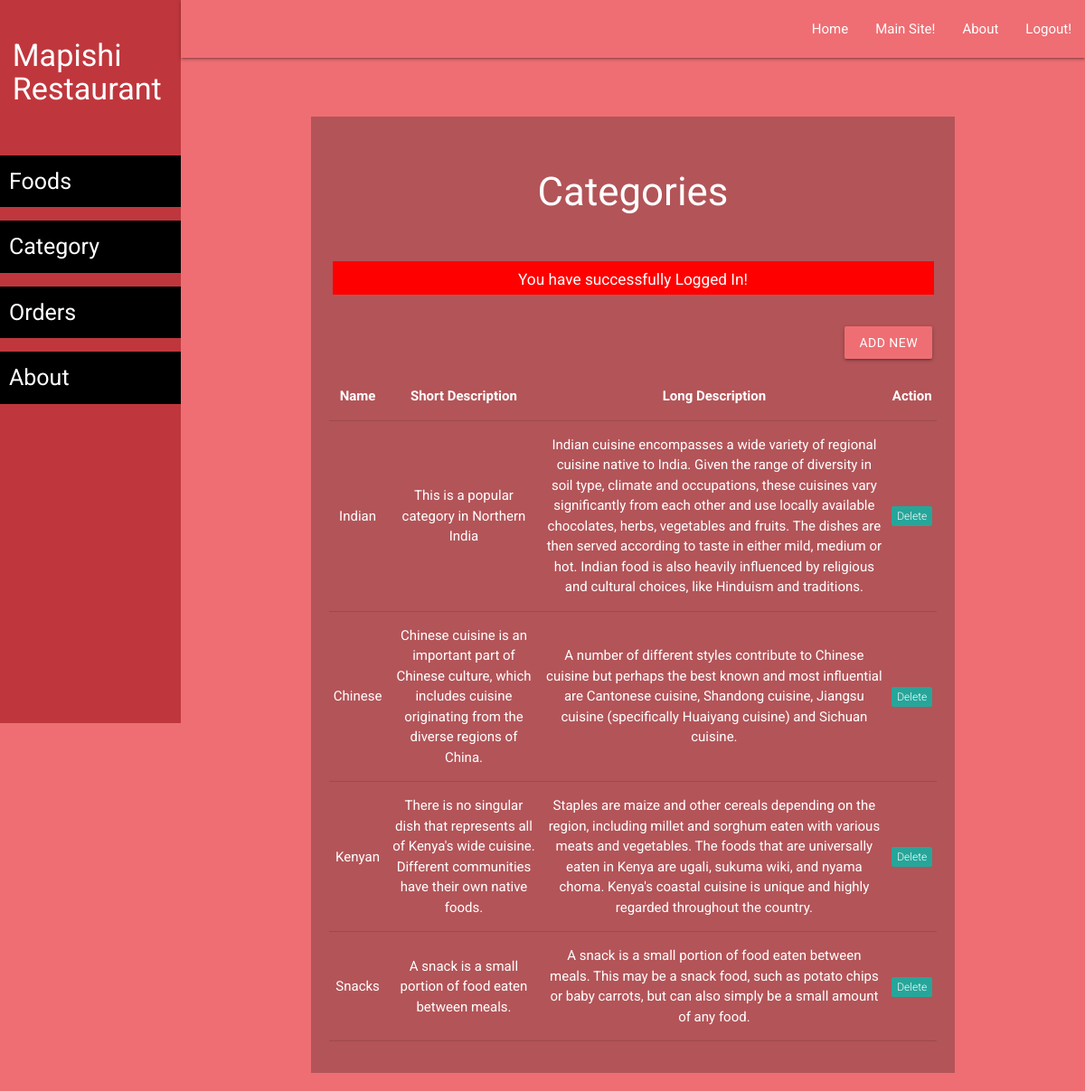
The app's page /admin/category-list.php (signed in) with its own data.
### tables this page shows
CREATE TABLE `categories` (
  `id` int(11) NOT NULL,
  `name` varchar(250) NOT NULL,
  `short_desc` varchar(250) NOT NULL,
  `long_desc` varchar(500) NOT NULL
);

### admin/category-list.php (the view, shortened to what this page needs)
<?php require('layout/header.php'); ?>
<?php require('layout/left-sidebar-long.php'); ?>
<?php require('layout/topnav.php'); ?>
<?php require('layout/left-sidebar-short.php'); ?>
<?php
require('../backends/connection-pdo.php');
$sql = 'SELECT * FROM categories';
$query  = $pdoconn->prepare($sql);
$query->execute();
$arr_all = $query->fetchAll(PDO::FETCH_ASSOC);
?>
<div class="section white-text" style="background: #B35458;">
	<div class="section">
		<h3>Categories</h3>
	</div>
  <?php
    if (isset($_SESSION['msg'])) {
        echo '<div class="section center" style="margin: 5px 35px;"><div class="row" style="background: red; color: white;">
        <div class="col s12">
            <h6>'.$_SESSION['msg'].'</h6>
            </div>
        </div></div>';
    }
    ?>
	<div class="section right" style="padding: 15px 25px;">
		<a href="category-add.php" class="waves-effect waves-light btn">Add New</a>
	</div>
	<div class="section center" style="padding: 20px;">
		<table class="centered responsive-table">
        <thead>
          <tr>
              <th>Name</th>
              <th>Short Description</th>
              <th>Long Description</th>
              <th>Action</th>
          </tr>
        </thead>
        <tbody>
          <?php
            foreach ($arr_all as $key) {
          ?>
          <tr>
            <td><?php echo $key['name']; ?></td>
            <td><?php echo $key['short_desc']; ?></td>
            <td><?php echo $key['long_desc']; ?></td>
            <td><a href="../backends/admin/cat-delete.php?id=<?php echo $key['id']; ?>"><span class="new badge" data-badge-caption="">Delete</span></a></td>
          </tr>
          <?php } ?>
        </tbody>
      </table>
	</div>
</div>
<?php require('layout/footer.php'); ?>

### css/form-style.css (style rules this page uses)
body { background: #ee6e73; font-family: "Roboto", sans-serif; -webkit-font-smoothing: antialiased; -moz-osx-font-smoothing: grayscale; }
.btn, .btn:active, .btn:hover { background: #ee6e73 !important; width: 100%; }
.row { margin-bottom: 0 !important; }
.col { padding: 0 !important; }

### records on screen
categories: name "Indian", short_desc "This is a popular category in Northern India", long_desc "Indian cuisine encompasses a wide variety of regional cuisine native to India. Given the range of diversity in soil type, climate and occupations, these cuisines vary significantly from each other and use locally available chocolates, herbs, vegetables and fruits. The dishes are then served according to taste in either mild, medium or hot. Indian food is also heavily influenced by religious and cultural choices, like Hinduism and traditions."
categories: name "Chinese", short_desc "Chinese cuisine is an important part of Chinese culture, which includes cuisine originating from the diverse regions of China.", long_desc "A number of different styles contribute to Chinese cuisine but perhaps the best known and most influential are Cantonese cuisine, Shandong cuisine, Jiangsu cuisine (specifically Huaiyang cuisine) and Sichuan cuisine."
categories: name "Kenyan", short_desc "There is no singular dish that represents all of Kenya's wide cuisine. Different communities have their own native foods.", long_desc "Staples are maize and other cereals depending on the region, including millet and sorghum eaten with various meats and vegetables. The foods that are universally eaten in Kenya are ugali, sukuma wiki, and nyama choma. Kenya's coastal cuisine is unique and highly regarded throughout the country."
categories: name "Snacks", short_desc "A snack is a small portion of food eaten between meals.", long_desc "A snack is a small portion of food eaten between meals. This may be a snack food, such as potato chips or baby carrots, but can also simply be a small amount of any food."

### other values on screen
$_SESSION['msg'] "You have successfully Logged In!"
